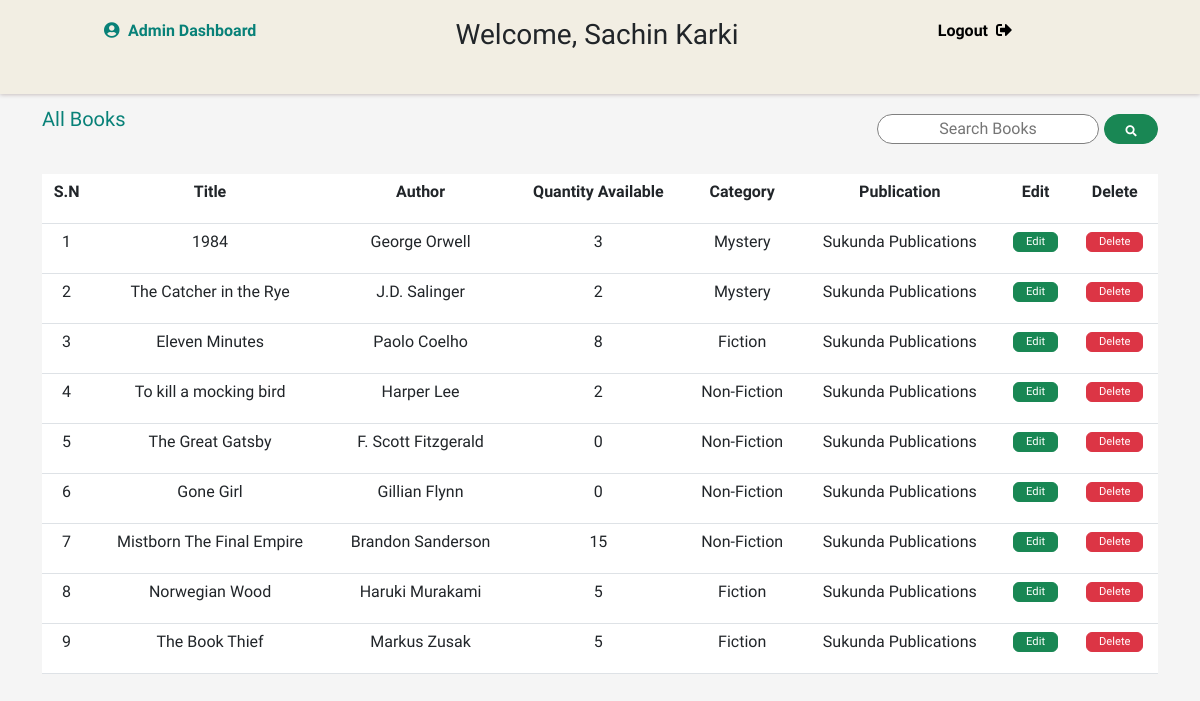
Page /admin/show_books.php (signed in) on the committed database.
### tables this page shows
CREATE TABLE `books` (
  `book_id` int(11) NOT NULL,
  `title` varchar(255) DEFAULT NULL,
  `author` varchar(255) DEFAULT NULL,
  `publication_date` date DEFAULT NULL,
  `ISBN` varchar(20) DEFAULT NULL,
  `quantity_available` int(11) DEFAULT NULL,
  `photo` mediumblob DEFAULT NULL,
  `description` text DEFAULT NULL,
  `category_id` int(11) DEFAULT NULL,
  `publisher_id` int(11) DEFAULT NULL
);

CREATE TABLE `category` (
  `category_id` int(11) NOT NULL,
  `name` varchar(255) NOT NULL
);

CREATE TABLE `publisher` (
  `publisher_id` int(11) NOT NULL,
  `name` varchar(255) DEFAULT NULL,
  `location` varchar(255) DEFAULT NULL
);

### admin/show_books.php (the view, shortened to what this page needs)
<?php
include '../includes/connection.php';
?>
<?php include_once 'header.php'; ?>
  <div class="main">
    <div class="container">
<div class=" d-flex justify-content-between" role="alert">
  <a href="show_books.php">All Books</a>
  <form class="d-flex" action="" method="GET">
    <input type="text" name="search_book" id="" placeholder="Search Books">
    <button class="button btn btn-success" name="search_btn"><i class="fas fa-search"></i></button>
  </form>
</div>
<?php
if (isset($_GET['search_btn'])) {
  $book = $_GET['search_book'];
  $sql = "SELECT b.*, c.name AS category_name, p.name AS publisher_name
          FROM books AS b
           JOIN Category AS c ON b.category_id = c.category_id
           JOIN Publisher AS p ON b.publisher_id = p.publisher_id
          WHERE b.title LIKE '%$book%'";
  $result = $conn->query($sql);
} else {
  $select_books = "SELECT b.*, c.name AS category_name, p.name AS publisher_name
                   FROM books AS b
                    JOIN Category AS c ON b.category_id = c.category_id
                  JOIN Publisher AS p ON b.publisher_id = p.publisher_id";
  $result = $conn->query($select_books);
}
if ($result){
if ($result->num_rows > 0) {
    echo "<table class='table '>";
    echo "<tr>
            <th>S.N</th>
            <th>Title</th>
            <th>Author</th>
            <th>Quantity Available</th>
            <th>Category</th>
            <th>Publication</th>
            <th>Edit</th>
            <th>Delete</th>
          </tr>";
    $sn=1;
    while ($row = $result->fetch_assoc()) {
        echo "<tr>";
        echo "<td>".$sn."</td>";
        echo "<td>".$row['title']."</td>";
        echo "<td>".$row['author']."</td>";
        echo "<td>".$row['quantity_available']."</td>";
        echo "<td>".$row['category_name']."</td>";
        echo "<td>".$row['publisher_name']."</td>";
        echo "<td>
        <a href='add_books.php?b_id=".$row['book_id']."' class='btn btn-success'>Edit</a>
      </td>";
      echo "<td>
      <a href='delete_button.php?b_id=".$row['book_id']."' onclick=\"return confirm('Are you sure you want to delete this book?');\" class='btn btn-danger'>Delete</a>
  </td>";
        echo "</tr>";
        $sn++;
    }
    echo "</table>";
} else {
    echo "No books found.";
}
}
?>
</div>
  </div>

### admin/header.php (style rules this page uses)
.fas { margin: 4px; width: 20px; height: 20px; }

### admin/show_books.php (style rules this page uses)
.btn { --bs-btn-padding-x: 0.75rem; --bs-btn-padding-y: 0.375rem; --bs-btn-font-family: ; --bs-btn-font-size: 0.7rem; --bs-btn-font-weight: 400; --bs-btn-line-height: 5.5px; }
table { margin:10px 0px 10px }
.container { display:flex; flex-direction:column; justify-content:space-between; }
.d-flex { margin:10px 0; }
.d-flex a { color:#088178; font-weight: 700px; font-size:20px; text-decoration:none; }
tr { height:50px; }
td, th { text-align: center; }
input { text-align: center; border:0.2px solid grey; border-radius:15px; }
.button { height:30px; border-radius:20px; margin-left:5px; }

### rows in the picture
books: title "1984", author "George Orwell", quantity_available "3", category.name "Mystery", publisher.name "Sukunda Publications"
books: title "The Catcher in the Rye", author "J.D. Salinger", quantity_available "2", category.name "Mystery", publisher.name "Sukunda Publications"
books: title "Eleven Minutes", author "Paolo Coelho", quantity_available "8", category.name "Fiction", publisher.name "Sukunda Publications"
books: title "To kill a mocking bird", author "Harper Lee", quantity_available "2", category.name "Non-Fiction", publisher.name "Sukunda Publications"
books: title "The Great Gatsby", author "F. Scott Fitzgerald", quantity_available "0", category.name "Non-Fiction", publisher.name "Sukunda Publications"
books: title "Gone Girl", author "Gillian Flynn", quantity_available "0", category.name "Non-Fiction", publisher.name "Sukunda Publications"
books: title "Mistborn The Final Empire", author "Brandon Sanderson", quantity_available "15", category.name "Non-Fiction", publisher.name "Sukunda Publications"
books: title "Norwegian Wood", author "Haruki Murakami", quantity_available "5", category.name "Fiction", publisher.name "Sukunda Publications"
books: title "The Book Thief", author "Markus Zusak", quantity_available "5", category.name "Fiction", publisher.name "Sukunda Publications"

### other values in the picture
$userName "Sachin Karki"
